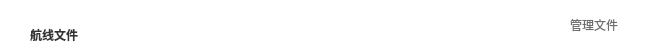
        <widget class="QWidget" name="widget_61" native="true">
         <property name="geometry">
          <rect>
           <x>0</x>
           <y>484</y>
           <width>661</width>
           <height>56</height>
          </rect>
         </property>
         <property name="styleSheet">
          <string notr="true">background-color: rgb(255, 255, 255);</string>
         </property>
         <widget class="clickedWidget" name="data_conn_log_13" native="true">
          <property name="geometry">
           <rect>
            <x>0</x>
            <y>0</y>
            <width>661</width>
            <height>56</height>
           </rect>
          </property>
          <widget class="QLabel" name="label_97">
           <property name="geometry">
            <rect>
             <x>30</x>
             <y>20</y>
             <width>81</width>
             <height>31</height>
            </rect>
           </property>
           <property name="styleSheet">
            <string notr="true">outline:0px;
font: 13pt &quot;思源黑体&quot;;
color:rgb(51, 51, 51);
border-width:0;
background: transparent;
border-style:outset;</string>
           </property>
           <property name="text">
            <string>&lt;html&gt;&lt;head/&gt;&lt;body&gt;&lt;p&gt;&lt;span style=&quot; font-weight:600;&quot;&gt;航线文件&lt;/span&gt;&lt;/p&gt;&lt;/body&gt;&lt;/html&gt;</string>
           </property>
           <property name="textFormat">
            <enum>Qt::RichText</enum>
           </property>
          </widget>
          <widget class="QLabel" name="show_conn_way_13">
           <property name="geometry">
            <rect>
             <x>570</x>
             <y>10</y>
             <width>51</width>
             <height>31</height>
            </rect>
           </property>
           <property name="sizePolicy">
            <sizepolicy hsizetype="Expanding" vsizetype="Fixed">
             <horstretch>0</horstretch>
             <verstretch>0</verstretch>
            </sizepolicy>
           </property>
           <property name="styleSheet">
            <string notr="true">outline:0px;
font: 10pt &quot;思源黑体&quot; Bold;
color: rgb(109, 109, 109);
border-width:0;
background: transparent;
border-style:outset;</string>
           </property>
           <property name="text">
            <string>&lt;html&gt;&lt;head/&gt;&lt;body&gt;&lt;p&gt;管理文件&lt;/p&gt;&lt;/body&gt;&lt;/html&gt;</string>
           </property>
           <property name="textFormat">
            <enum>Qt::RichText</enum>
           </property>
          </widget>
          <widget class="QLabel" name="label_98">
           <property name="geometry">
            <rect>
             <x>630</x>
             <y>16</y>
             <width>12</width>
             <height>21</height>
            </rect>
           </property>
           <property name="styleSheet">
            <string notr="true">border-image:url(:/images/resources/images/ui/SHGCSetUp/dayuhao.png);</string>
           </property>
           <property name="text">
            <string/>
           </property>
           <property name="textFormat">
            <enum>Qt::RichText</enum>
           </property>
          </widget>
         </widget>
        </widget>
